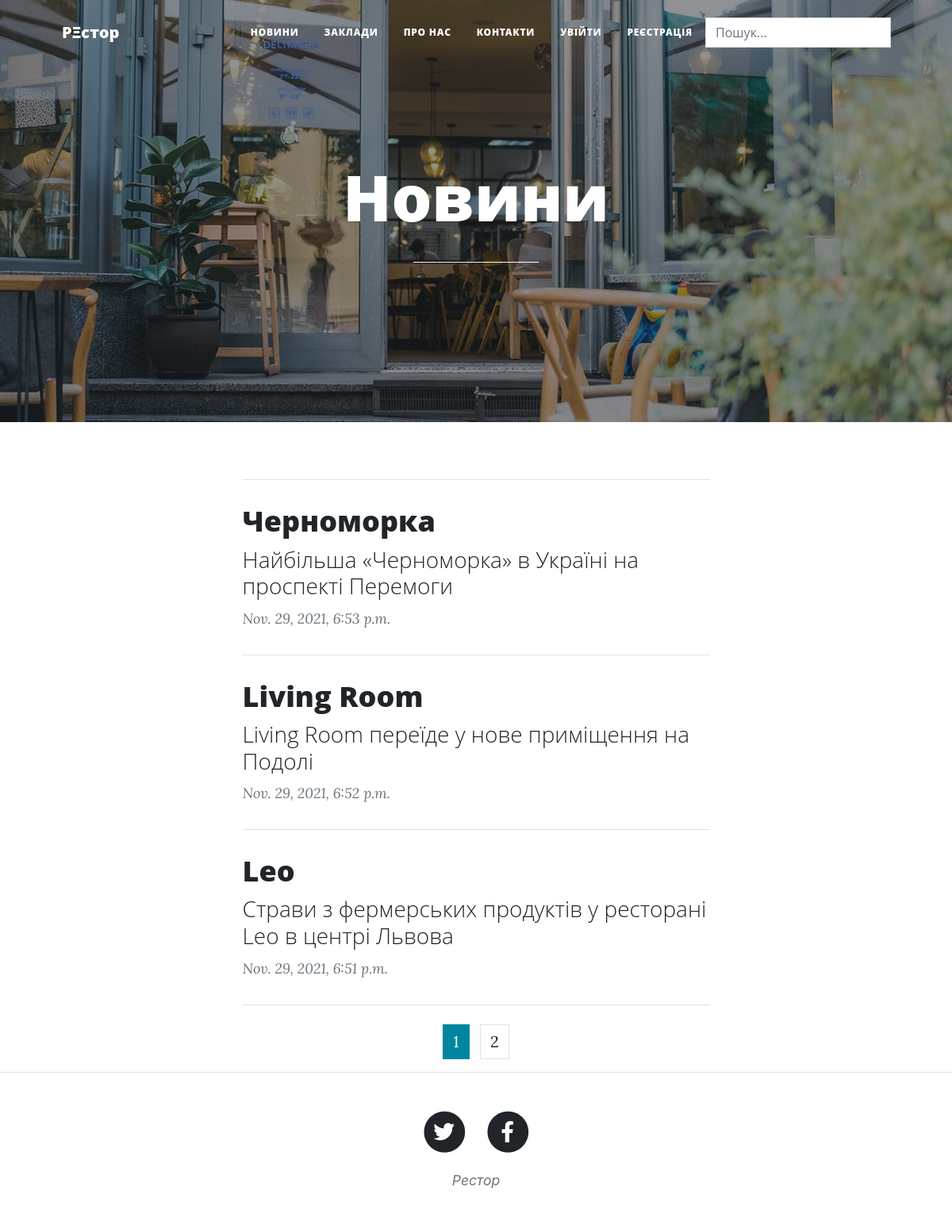
Page /news on the committed database.
### main_app/models.py (models this page shows, shortened)
class Post(models.Model):
    categories = models.ForeignKey('Category', verbose_name='Категорія', on_delete=models.SET_NULL, null=True)
    title = models.CharField('Назва', max_length=250)
    anons = models.CharField("Анонс", max_length=250)
    full_text = RichTextUploadingField("Стаття")
    date = models.DateTimeField('дата опублікування')

### main_app/views.py (the view)
# urls.py: path('news', News.as_view(), name='news'),
class News(ModelCategoryMixin, ListView):
    queryset = Post.objects.filter(categories__slug='news')
    template_name = 'news.html'

### main_app/utils.py (called while the page is built)
    def get_context_data(self, *, object_list=None, **kwargs):
        data = super(self.model, self).get_context_data()
        data['post'] = self.model.objects.all()
        return data

### main_app/templates/news.html
{% extends 'base.html' %}
{% block bar %}
Новини
{% endblock %}
{% block content %}
        <div class="container px-4 px-lg-5">
            <div class="row gx-4 gx-lg-5 justify-content-center">
                <div class="col-md-10 col-lg-8 col-xl-7">
                    {% for i in page_obj %}
                    <hr class="my-4" />
                    <div class="post-preview">
                        <a href="{% url 'news-detail' i.id %}">
                            <h2 class="post-title">{{ i.title }}</h2>
                            <h3 class="post-subtitle">{{ i.anons }}</h3>
                        </a>
                        <p class="post-meta">
                            {{ i.date}}
                        </p>
                    </div>
                    {% endfor %}
                    <hr class="my-4" />
                </div>
            </div>
        </div>
{% endblock %}

### rows in the picture
Post: title "Черноморка", anons "Найбільша «Черноморка» в Україні на проспекті Перемоги", date "Nov. 29, 2021, 6:53 p.m."
Post: title "Living Room", anons "Living Room переїде у нове приміщення на Подолі", date "Nov. 29, 2021, 6:52 p.m."
Post: title "Leo", anons "Страви з фермерських продуктів у ресторані Leo в центрі Львова", date "Nov. 29, 2021, 6:51 p.m."

### other values in the picture
{{ p }} "1"
{{ p }} "2"
